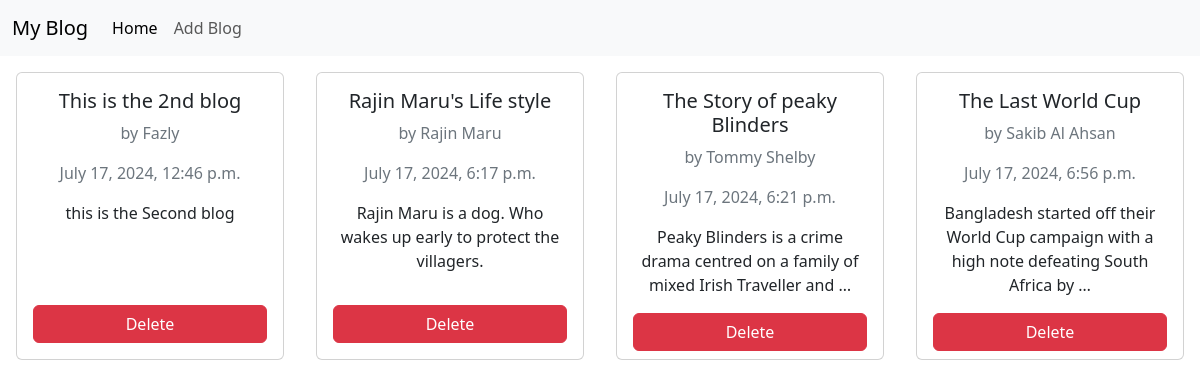
The page / on the database its author committed.
### blog/models.py (models this page shows, shortened)
class Blog(models.Model):
    id = models.AutoField(primary_key=True)
    aurthor = models.CharField(max_length=50)
    title = models.CharField(max_length=250)
    pub_date = models.DateTimeField(auto_now=True)
    body = models.CharField(max_length=25000)

### blog/views.py (the view)
# urls.py: path('', views.home, name='home'),
def home(request):
    blogs = Blog.objects.all()
    return render(request, 'blog/home.html', {'blogs' : blogs})

### blog/templates/blog/home.html (shortened to what this page needs)
{% extends 'index.html' %}
{% block content %}
<div class="d-flex">
{% for blog in blogs %}
    <div class="card text-center m-3" style="width: 18rem; height: 18rem;">
        <div class="card-body d-flex flex-column">
        <h5 class="card-title">{{blog.title}}</h5>
        <p class="text-secondary">by {{blog.aurthor}}</p>
        <p class="text-secondary">{{blog.pub_date}}</p>
        <p class="card-text"> {{ blog.body | truncatewords:15 }}</p>
        <a href="{% url 'delete' blog.id %}" class="btn btn-danger mt-auto">Delete</a>
        </div>
    </div>
{% endfor %}
</div>
{% endblock content %}

### templates/index.html (shortened to what this page needs)
<!DOCTYPE html>
<html lang="en">
<head>
    <link href="https://cdn.jsdelivr.net/npm/bootstrap@5.3.3/dist/css/bootstrap.min.css" rel="stylesheet">
</head>
<body>
    <nav class="navbar navbar-expand-lg bg-body-tertiary">
        <div class="container-fluid">
          <a class="navbar-brand" href="{% url 'home' %}">My Blog</a>
          <div class="collapse navbar-collapse" id="navbarNavAltMarkup">
            <div class="navbar-nav">
              <a class="nav-link active" aria-current="page" href="{% url 'home' %}">Home</a>
              <a class="nav-link" href="{% url 'add' %}">Add Blog</a>
            </div>
          </div>
        </div>
      </nav>
    {% block content %}{% endblock content %}
</body>
</html>

### rows shown on the page
Blog: title "This is the 2nd blog", aurthor "Fazly", pub_date "July 17, 2024, 12:46 p.m.", body "this is the Second blog"
Blog: title "Rajin Maru's Life style", aurthor "Rajin Maru", pub_date "July 17, 2024, 6:17 p.m.", body "Rajin Maru is a dog. Who wakes up early to protect the villagers."
Blog: title "The Story of peaky Blinders", aurthor "Tommy Shelby", pub_date "July 17, 2024, 6:21 p.m.", body "Peaky Blinders is a crime drama centred on a family of mixed Irish Traveller and …"
Blog: title "The Last World Cup", aurthor "Sakib Al Ahsan", pub_date "July 17, 2024, 6:56 p.m.", body "Bangladesh started off their World Cup campaign with a high note defeating South Africa by …"
